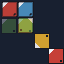

Rendered tile map (Tiled .tmx) drawn with the repository's tilesets; below, a short description and the full map source, tile grids included:
An orthogonal 4x4 tile map with 16x16 px tiles, 2 tile layers (Ground, Top), 1 image layer and 8 objects (Trigger, point, ellipse, capsule, polygon, ...).

<map version="1.10" tiledversion="1.12.2" class="CoreMap" orientation="orthogonal" renderorder="left-up" width="4" height="4" tilewidth="16" tileheight="16" infinite="0" parallaxoriginx="3" parallaxoriginy="5" backgroundcolor="#182030" nextlayerid="6" nextobjectid="9">
 <properties>
  <property name="inventory" type="list">
   <item type="int" value="2" />
   <item value="torch" />
   <item type="list">
    <item type="bool" value="true" />
   </item>
  </property>
 </properties>
 <tileset firstgid="1" source="core-1.12.tsx" />
 <group id="1" name="World" class="WorldGroup" opacity="0.9" tintcolor="#e0ffffff" offsetx="2" offsety="1" parallaxx="0.75" parallaxy="0.8" mode="multiply">
  <layer id="2" name="Ground" class="Floor" width="4" height="4" mode="screen">
   <properties>
    <property name="walkable" type="bool" value="true" />
   </properties>
   <data encoding="csv">
1,2,0,0,
0,2147483651,0,0,
0,0,1073741828,0,
0,0,0,536870913
</data>
  </layer>
  <objectgroup color="#ff55aa" draworder="index" id="3" name="Objects" class="Gameplay" mode="overlay">
   <object id="1" name="rect" type="Trigger" x="2" y="3" width="12" height="8" rotation="15" opacity="0.75" />
   <object id="2" name="point" x="20" y="6">
    <point />
   </object>
   <object id="3" name="ellipse" x="25" y="3" width="10" height="8">
    <ellipse />
   </object>
   <object id="4" name="capsule" x="38" y="3" width="10" height="18">
    <capsule />
   </object>
   <object id="5" name="polygon" x="5" y="30">
    <polygon points="0,0 8,0 4,7" />
   </object>
   <object id="6" name="polyline" x="20" y="30">
    <polyline points="0,0 6,4 10,0" />
   </object>
   <object id="7" name="tile" gid="2" x="35" y="45" width="16" height="16" rotation="12" />
   <object id="8" name="text" x="3" y="48" width="28" height="14">
    <text fontfamily="Arial" pixelsize="11" color="#336699" bold="1" halign="center">Hello</text>
   </object>
  </objectgroup>
 </group>
 <imagelayer id="4" name="Backdrop" opacity="0.35" offsetx="1" offsety="2" mode="add" repeatx="1" repeaty="1">
  <image source="basic.png" width="32" height="32" />
 </imagelayer>
 <layer id="5" name="Top" width="4" height="4">
  <data encoding="csv">
0,0,0,0,
0,0,0,0,
0,0,0,0,
0,0,0,1
</data>
 </layer>
</map>
